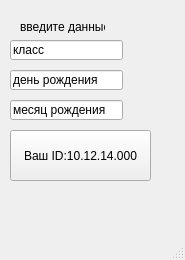
<?xml version="1.0" encoding="UTF-8"?>
<ui version="4.0">
 <class>MainWindow</class>
 <widget class="QMainWindow" name="MainWindow">
  <property name="geometry">
   <rect>
    <x>0</x>
    <y>0</y>
    <width>185</width>
    <height>260</height>
   </rect>
  </property>
  <property name="windowTitle">
   <string>MainWindow</string>
  </property>
  <widget class="QWidget" name="centralwidget">
   <widget class="QLabel" name="label">
    <property name="geometry">
     <rect>
      <x>20</x>
      <y>20</y>
      <width>85</width>
      <height>13</height>
     </rect>
    </property>
    <property name="text">
     <string>введите данные</string>
    </property>
   </widget>
   <widget class="QLineEdit" name="lineEdit">
    <property name="geometry">
     <rect>
      <x>10</x>
      <y>40</y>
      <width>113</width>
      <height>20</height>
     </rect>
    </property>
    <property name="text">
     <string>класс</string>
    </property>
   </widget>
   <widget class="QLineEdit" name="lineEdit_2">
    <property name="geometry">
     <rect>
      <x>10</x>
      <y>70</y>
      <width>113</width>
      <height>20</height>
     </rect>
    </property>
    <property name="text">
     <string>день рождения</string>
    </property>
   </widget>
   <widget class="QLineEdit" name="lineEdit_3">
    <property name="geometry">
     <rect>
      <x>10</x>
      <y>100</y>
      <width>113</width>
      <height>20</height>
     </rect>
    </property>
    <property name="text">
     <string>месяц рождения</string>
    </property>
   </widget>
   <widget class="QPushButton" name="pushButton">
    <property name="geometry">
     <rect>
      <x>10</x>
      <y>130</y>
      <width>141</width>
      <height>51</height>
     </rect>
    </property>
    <property name="text">
     <string>Ваш ID:10.12.14.000</string>
    </property>
   </widget>
  </widget>
  <widget class="QMenuBar" name="menubar">
   <property name="geometry">
    <rect>
     <x>0</x>
     <y>0</y>
     <width>185</width>
     <height>18</height>
    </rect>
   </property>
  </widget>
  <widget class="QStatusBar" name="statusbar"/>
 </widget>
 <resources/>
 <connections/>
</ui>
